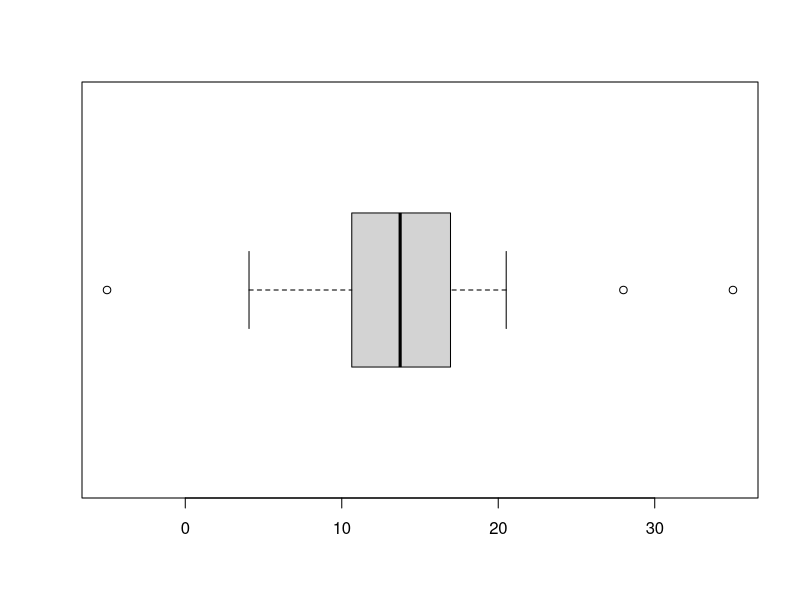

The R source for this figure: (Note: this script raises an error after producing the figure.)
## ---- chunk 1
knitr::opts_chunk$set(echo = TRUE, highlight = FALSE)
## ---- chunk 2
library('tidyr')
library('tibble')
library('dplyr')
library('lubridate')
library('readr')
library('stringr')
## ---- chunk 3
table1
table2
table3

table4a  # cases
table4b  # population
## ---- chunk 4
table4b %>% 
  gather(`1999`, `2000`, key = "year", value = "population")
## ---- chunk 5
table2 %>%
    spread(key = type, value = count)
## ---- chunk 6
table3
## ---- chunk 7
table3 %>% 
  separate(rate, into = c("cases", "population"))
## ---- chunk 8
table3 %>% 
  separate(rate, into = c("cases", "population"), sep = "/")
## ---- chunk 9
table3 %>% 
  separate(rate, into = c("cases", "population"), convert = TRUE)
## ---- chunk 10
table3 %>% 
  separate(year, into = c("century", "year"), sep = 2)
## ---- chunk 11
table5
## ---- chunk 12
table5 %>% 
  unite(new, century, year)
## ---- chunk 13
table5 %>% 
  unite(new, century, year, sep = "")
## ---- chunk 14
df <- tibble(A = c(1,NA,2,3),
             B = c(NA,7,10,32),
             C = c(55,42,NA,0))
df
## ---- chunk 15
is.na(df)
## ---- chunk 16
any(is.na(df))
## ---- chunk 17
sum(is.na(df))
## ---- chunk 18
which(is.na(df$A))
## ---- chunk 19
summary(df)
## ---- chunk 20
complete.cases(df)
## ---- chunk 21
df[complete.cases(df),]
## ---- chunk 22
na.omit(df)
df %>% drop_na()
## ---- chunk 23
df <- tibble(x = c(1, 2, NA), y = c("a", NA, "b"))
df %>% drop_na()
df %>% drop_na(x)
## ---- chunk 24
df <- tibble(club = c('Real Madrid', 'Real Madrid', 'Barcelona'),
             cl = c(13, 13, 5))
df
## ---- chunk 25
df %>% distinct()
## ---- chunk 26
set.seed(10)
sample(1:10,2)
## ---- chunk 27
set.seed(10)
x <- c(rnorm(30,mean=15,sd=5), -5, 28, 35)
boxplot(x, horizontal = TRUE)
## ---- chunk 28
mt <- mtcars %>% 
        filter(mpg > quantile(mpg,0.01) & mpg < quantile(mpg,0.99))
## ---- chunk 29
weather <- read_csv2('weather.csv')
head(weather)
## ---- chunk 30
weather2 <- weather %>%
              gather(day, value, paste0('X',1:31), na.rm = TRUE)
head(weather2)
## ---- chunk 31
weather2 <- weather2 %>%
              select(-X)
head(weather2)
## ---- chunk 32
weather3 <- spread(weather2, measure, value)
head(weather3)
## ---- chunk 33
weather3$day <- str_replace(weather3$day,'X','')
head(weather3)
## ---- chunk 34
weather4 <- unite(weather3, date, year, month, day, sep = "-")
weather4$date <- ymd(weather4$date)
head(weather4)
## ---- chunk 35
glimpse(weather4)
## ---- chunk 36
unique(weather4$PrecipitationIn)
## ---- chunk 37
weather4$PrecipitationIn <- str_replace(weather4$PrecipitationIn, 'T','0')
## ---- chunk 38
weather5 <- mutate_at(weather4, vars(CloudCover:WindDirDegrees), funs(as.numeric))
glimpse(weather5)
## ---- chunk 39
new_columns <- c("date", "events", "cloud_cover", "max_dew_point_f", "max_gust_speed_mph", 
"max_humidity", "max_sea_level_pressure_in", "max_temperature_f", 
"max_visibility_miles", "max_wind_speed_mph", "mean_humidity", 
"mean_sea_level_pressure_in", "mean_temperature_f", "mean_visibility_miles", 
"mean_wind_speed_mph", "mean_dew_point_f", "min_dew_point_f", 
"min_humidity", "min_sea_level_pressure_in", "min_temperature_f", 
"min_visibility_miles", "precipitation_in", "wind_dir_degrees"
)

# Clean up column names
names(weather5) <- new_colnames
